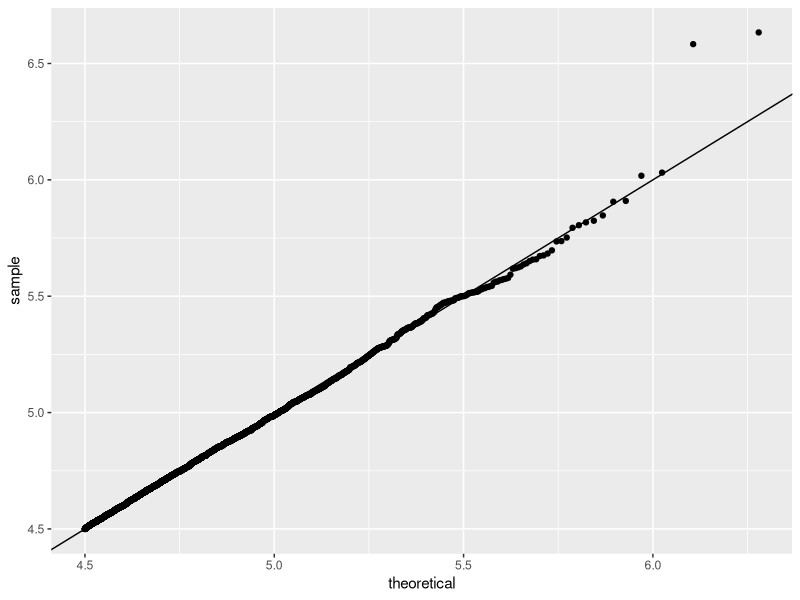
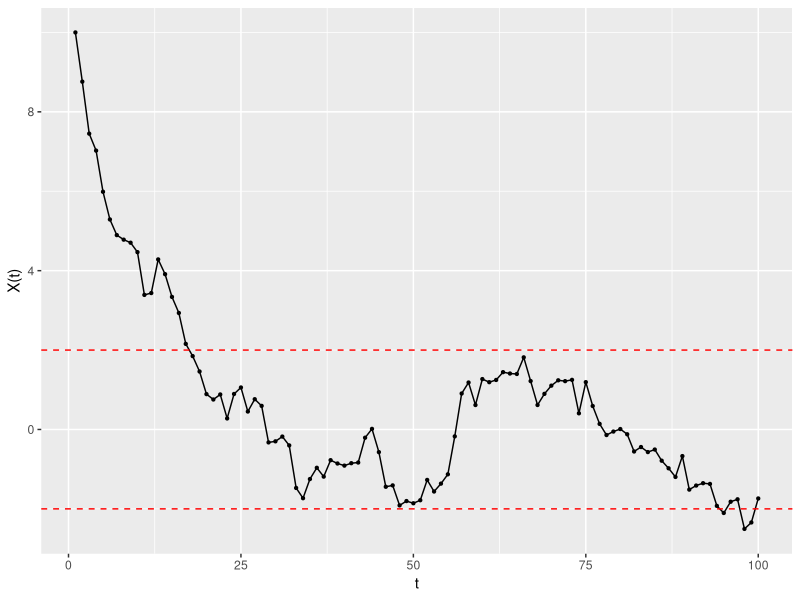
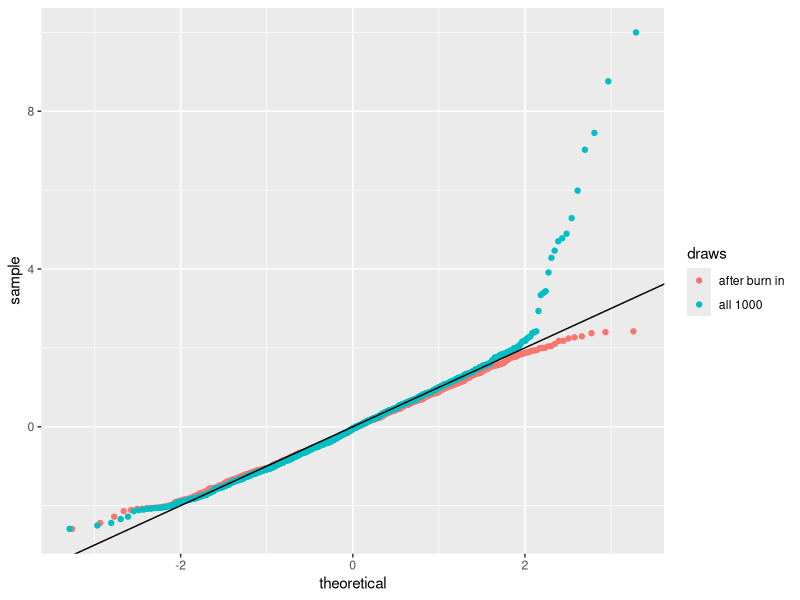
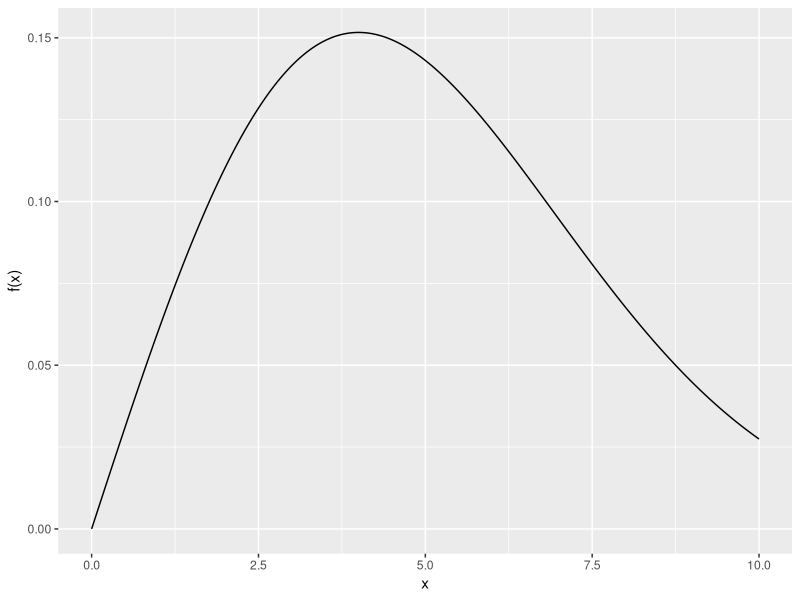
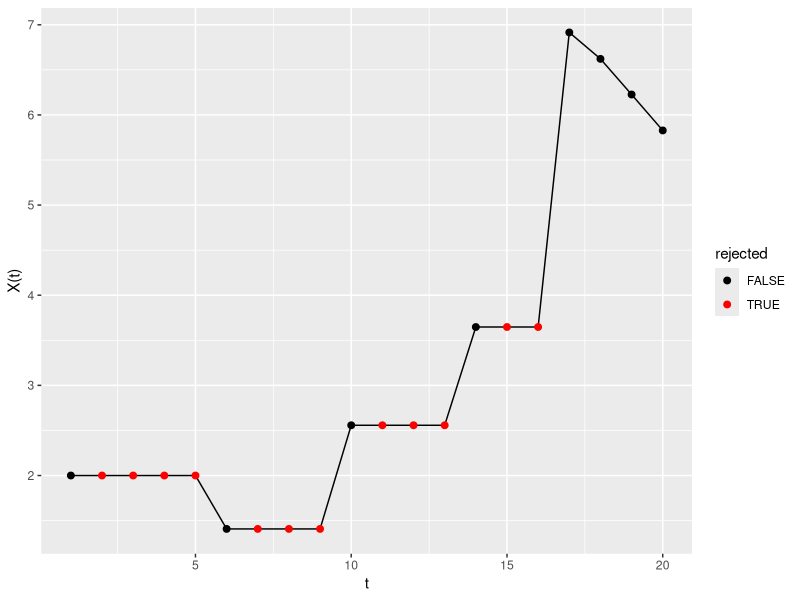
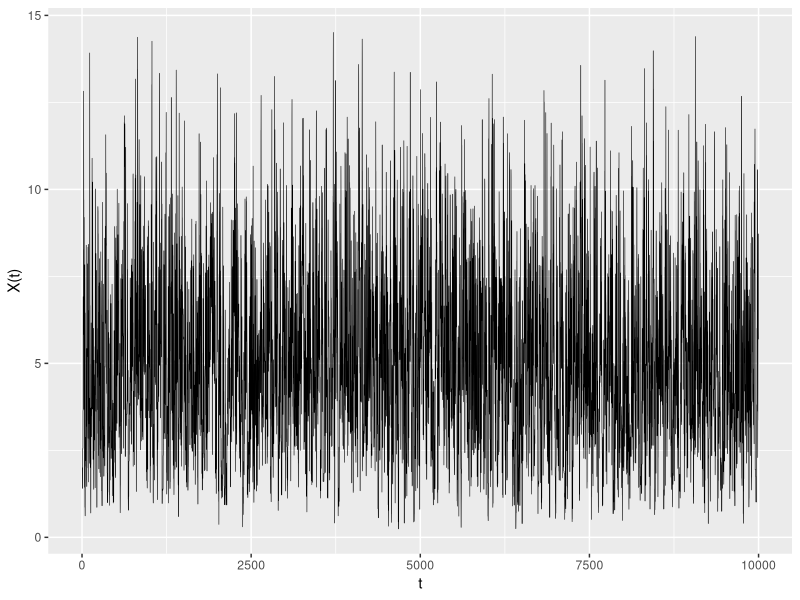
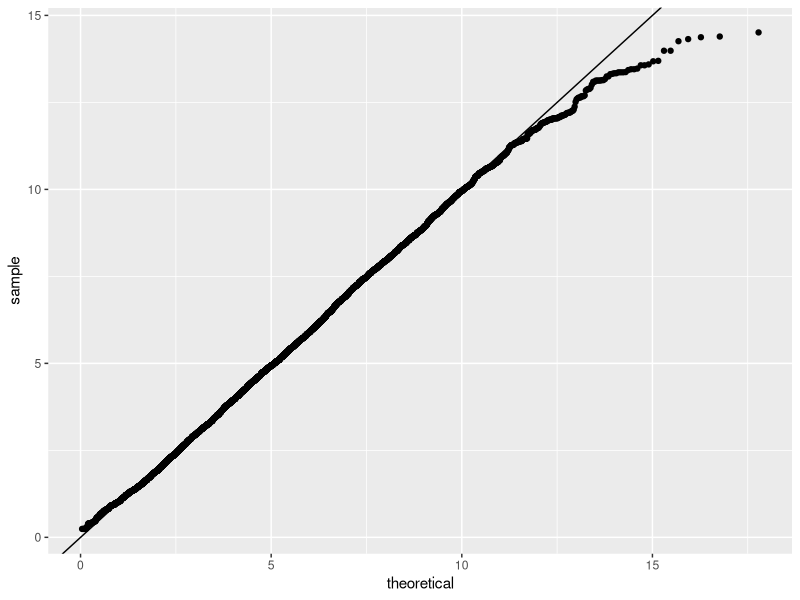
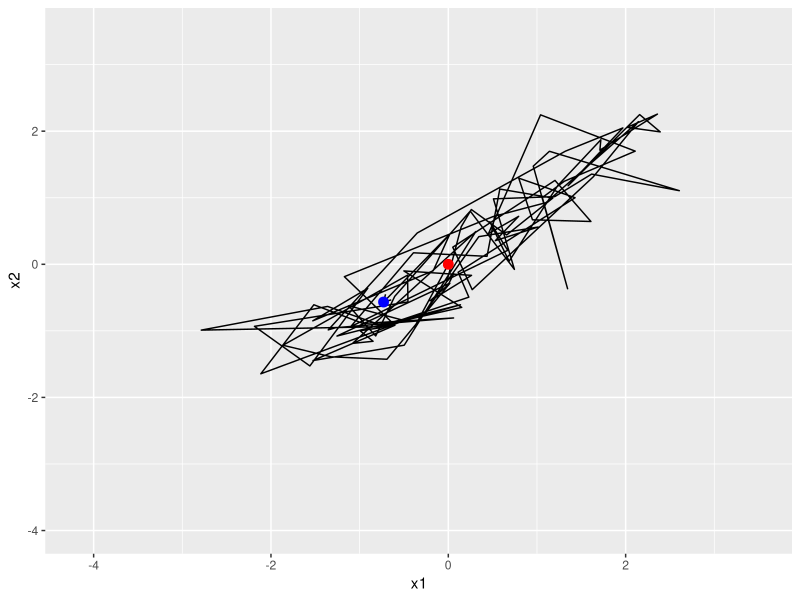

The R source for these figures, in order:
## ---- chunk 1
knitr::opts_chunk$set(echo = TRUE, out.width = "100%")
options(width = 60, digits = 4)
set.seed(20261013)
library(tidyverse)
## ---- chunk 2
k <- 10000
ys <- rexp(k) + 4.5
imp_weights <- dnorm(ys) / dexp(ys - 4.5)
omega <- imp_weights / sum(imp_weights)
xs <- sample(ys, replace = TRUE, prob = omega)
median(xs)
## ---- chunk 3
qtnorm <- function(p, a, b) {
  qnorm(pnorm(a) + p * (pnorm(b) - pnorm(a)))
}
## ---- chunk 4
ggplot(data.frame(sample = xs), aes(sample = sample)) +
  geom_qq(distribution = qtnorm, dparams = list(a = 4.5, b = Inf)) +
  geom_abline(intercept = 0, slope = 1)
## ---- chunk 5
rho <- 0.9
B <- 1000
chain <- numeric(B)
chain[1] <- 10
for (t in 2:B) {
  chain[t] <- rho * chain[t - 1] + sqrt(1 - rho^2) * rnorm(1)
}
## ---- chunk 6
ggplot(tibble(t = 1:100, x = chain[1:100]), aes(t, x)) +
  geom_line() + geom_point(size = 0.8) +
  geom_hline(yintercept = c(-2, 2), lty = 2, color = "red") +
  labs(y = "X(t)")
## ---- chunk 7
tibble(sample = c(chain, chain[-(1:100)]),
       draws = rep(c("all 1000", "after burn in"), c(1000, 900))) %>%
  ggplot(aes(sample = sample, color = draws)) +
  geom_qq() + geom_abline(intercept = 0, slope = 1)
## ---- chunk 8
# we'll fix sigma at 4
f <- function(x) {
  (x / 16) * exp(-x^2 / 32)
}
B <- 10000
xs <- numeric(B)
xs[1] <- 2 # arbitrary starting point

# we'll log rejects
rejected <- logical(B)
rejected[1] <- FALSE
## ---- chunk 9
ggplot() + geom_function(fun = f, xlim = c(0, 10), n = 501) + labs(x = "x", y = "f(x)")
## ---- chunk 10
# starting i = 2, apply MH
for (i in 2:B) {
  x <- xs[i - 1]
  xstar <- rchisq(1, df = x)
  ratio <- f(xstar) * dchisq(x, df = xstar) /
           (f(x) * dchisq(xstar, df = x))
  u <- runif(1)
  if (u <= ratio) {
    xs[i] <- xstar
    rejected[i] <- FALSE
  } else {
    xs[i] <- x
    rejected[i] <- TRUE
  }
}
## ---- chunk 11
k <- 20
ggplot(tibble(t = 1:k, x = xs[1:k], rejected = rejected[1:k]), aes(t, x)) +
  geom_line() + geom_point(aes(color = rejected), size = 2) +
  scale_color_manual(values = c("black", "red")) +
  labs(y = "X(t)")
## ---- chunk 12
ggplot(tibble(t = 1:B, x = xs), aes(t, x)) + geom_line(linewidth = 0.2) + labs(y = "X(t)")
## ---- chunk 13
q_rayleigh <- function(p) 4 * sqrt(-2 * log(1 - p))
ggplot(tibble(sample = xs[-(1:200)]), aes(sample = sample)) +
  geom_qq(distribution = q_rayleigh) +
  geom_abline(intercept = 0, slope = 1)
## ---- chunk 14
B <- 5000
f_i <- function(t) {
  rnorm(1, mean = 0.8 * t, sd = sqrt(1 - 0.8^2))
}
chain_gibbs <- matrix(0, ncol = B, nrow = 2)
for (i in 2:B) {
    chain_gibbs[1, i] <- f_i(chain_gibbs[2, i - 1])
    chain_gibbs[2, i] <- f_i(chain_gibbs[1, i])
}
## ---- chunk 15
path <- tibble(x1 = chain_gibbs[1, 1:100], x2 = chain_gibbs[2, 1:100])
ggplot(path, aes(x1, x2)) +
  geom_path(arrow = arrow(length = unit(0.08, "inches"))) +
  annotate("point", x = 0, y = 0, color = "red", size = 3) +
  annotate("point", x = path$x1[100], y = path$x2[100], color = "blue", size = 3) +
  coord_cartesian(xlim = range(chain_gibbs[1, ]), ylim = range(chain_gibbs[2, ]))
## ---- chunk 16
kept <- tibble(x1 = chain_gibbs[1, 2001:5000], x2 = chain_gibbs[2, 2001:5000])
ggplot(kept, aes(x1, x2)) + geom_point(size = 0.3) +
  annotate("text", x = -3, y = 3, hjust = 0, color = "red",
           label = paste("Cor:", round(cor(kept$x1, kept$x2), 4))) +
  coord_cartesian(xlim = range(chain_gibbs[1, ]), ylim = range(chain_gibbs[2, ]))
## ---- chunk 17
# UCI Machine Learning Repository, Challenger USA Space Shuttle O-Ring data
# (Draper 1993), "erosion or blowby" file
oring <- tibble(
  temp = c(66, 70, 69, 68, 67, 72, 73, 70, 57, 63, 70, 78,
           67, 53, 67, 75, 70, 81, 76, 79, 75, 76, 58),
  distress = c(0, 1, 0, 0, 0, 0, 0, 0, 1, 1, 1, 0,
               0, 2, 0, 0, 0, 0, 0, 0, 2, 0, 1))
ggplot(oring, aes(temp, as.numeric(distress > 0))) +
  geom_point(size = 2) +
  geom_vline(xintercept = 31, lty = 2, color = "red") +
  scale_x_continuous(limits = c(30, 82)) +
  labs(x = "launch temperature (°F)", y = "any O-ring distress")
## ---- chunk 18
y <- as.numeric(oring$distress > 0)
x <- oring$temp - 70
log_post <- function(b) {
  sum(dbinom(y, 1, plogis(b[1] + b[2] * x), log = TRUE)) +
    sum(dnorm(b, 0, 5, log = TRUE))
}
B <- 20000
chain <- matrix(0, B, 2)
for (i in 2:B) {
  prop <- chain[i - 1, ] + rnorm(2, sd = c(0.6, 0.08))
  keep <- log(runif(1)) <= log_post(prop) - log_post(chain[i - 1, ])
  chain[i, ] <- if (keep) prop else chain[i - 1, ]
}
post <- chain[-(1:2000), ]
## ---- chunk 19
p31 <- plogis(post[, 1] + post[, 2] * (31 - 70))
quantile(p31, c(0.025, 0.5, 0.975))
mean(post[, 2] < 0)   # P(beta_1 < 0 | y): colder is worse
## ---- chunk 20
grid <- expand.grid(b0 = seq(-6, 3, length.out = 300),
                    b1 = seq(-1, 0.3, length.out = 300))
lp <- apply(grid, 1, log_post)
w <- exp(lp - max(lp))
grid_p31 <- plogis(grid$b0 + grid$b1 * (31 - 70))
o <- order(grid_p31)
grid_p31[o][findInterval(c(0.025, 0.5, 0.975), cumsum(w[o]) / sum(w)) + 1]
## ---- chunk 21
m <- 100000
b0 <- rnorm(m, 0, 5); b1 <- rnorm(m, 0, 5)
ll <- sapply(1:m, function(k) {
  sum(dbinom(y, 1, plogis(b0[k] + b1[k] * x), log = TRUE))
})
w <- exp(ll - max(ll))
sum(w)^2 / sum(w^2)   # effective sample size
